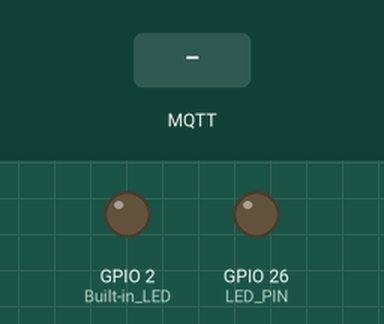
Bench run of a sketch on a simulated ESP32. Parts: output pins drawn as LEDs (lit = HIGH). The test bench sets the inputs (shaded band). WiFi joins after 1.5 s; servers stay silent unless stated; no MQTT or app messages arrive unless stated; what the sketch prints to the serial monitor is not drawn.

Above: at 2.8 s.
2.9 s: MQTT message "ON" arrives on the first subscribed topic
At 4.0 s:
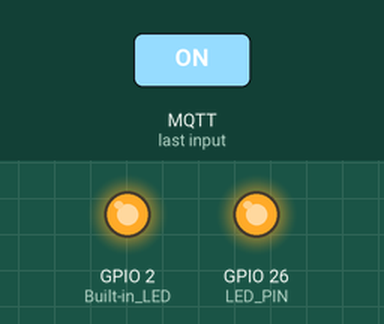
4.4 s: MQTT message "OFF" arrives on the first subscribed topic
At 5.1 s:
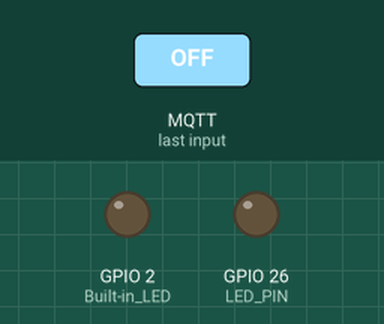
Timing chart, 0 to 7.4 s (numbered marks = the images above; inputs shaded):
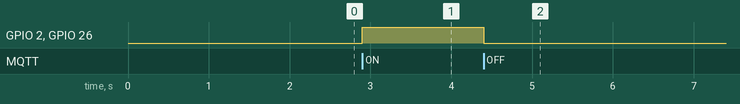

Measured:
- after the input at 2.9 s, GPIO 2 (Built-in_LED), GPIO 26 (LED_PIN): LOW → HIGH at once
- after the input at 4.4 s, GPIO 2 (Built-in_LED), GPIO 26 (LED_PIN): HIGH → LOW at once

The sketch:

Arduino_Code.ino
```cpp
#include <WiFi.h>
#include <WiFiClientSecure.h>
#include <PubSubClient.h>

// === CONFIGURATION SECTION ===

// 1)  WiFi credentials:
const char* ssid     = "Dairo";
const char* password = "Dairo2005";

// 2) MQTT Broker details:
const char* mqtt_server = "je1b6b22.ala.eu-central-1.emqxsl.com";
const int   mqtt_port   = 8883;

// 3) MQTT Authentication:
const char* mqtt_user     = "dairo";
const char* mqtt_password = "Dairo2828";

// 4) MQTT Topics:
const char* mqtt_topic_sub = "led/control";

// 5) LED pin:
const int LED_PIN = 26;


// ======================================================================
//  CA Certificate
static const char* ca_cert = \
"-----BEGIN CERTIFICATE-----\n"
"MIIDrzCCApegAwIBAgIQCDvgVpBCRrGhdWrJWZHHSjANBgkqhkiG9w0BAQUFADBh\n"
"MQswCQYDVQQGEwJVUzEVMBMGA1UEChMMRGlnaUNlcnQgSW5jMRkwFwYDVQQLExB3\n"
"d3cuZGlnaWNlcnQuY29tMSAwHgYDVQQDExdEaWdpQ2VydCBHbG9iYWwgUm9vdCBD\n"
"QTAeFw0wNjExMTAwMDAwMDBaFw0zMTExMTAwMDAwMDBaMGExCzAJBgNVBAYTAlVT\n"
"MRUwEwYDVQQKEwxEaWdpQ2VydCBJbmMxGTAXBgNVBAsTEHd3dy5kaWdpY2VydC5j\n"
"b20xIDAeBgNVBAMTF0RpZ2lDZXJ0IEdsb2JhbCBSb290IENBMIIBIjANBgkqhkiG\n"
"9w0BAQEFAAOCAQ8AMIIBCgKCAQEA4jvhEXLeqKTTo1eqUKKPC3eQyaKl7hLOllsB\n"
"CSDMAZOnTjC3U/dDxGkAV53ijSLdhwZAAIEJzs4bg7/fzTtxRuLWZscFs3YnFo97\n"
"nh6Vfe63SKMI2tavegw5BmV/Sl0fvBf4q77uKNd0f3p4mVmFaG5cIzJLv07A6Fpt\n"
"43C/dxC//AH2hdmoRBBYMql1GNXRor5H4idq9Joz+EkIYIvUX7Q6hL+hqkpMfT7P\n"
"T19sdl6gSzeRntwi5m3OFBqOasv+zbMUZBfHWymeMr/y7vrTC0LUq7dBMtoM1O/4\n"
"gdW7jVg/tRvoSSiicNoxBN33shbyTApOB6jtSj1etX+jkMOvJwIDAQABo2MwYTAO\n"
"BgNVHQ8BAf8EBAMCAYYwDwYDVR0TAQH/BAUwAwEB/zAdBgNVHQ4EFgQUA95QNVbR\n"
"TLtm8KPiGxvDl7I90VUwHwYDVR0jBBgwFoAUA95QNVbRTLtm8KPiGxvDl7I90VUw\n"
"DQYJKoZIhvcNAQEFBQADggEBAMucN6pIExIK+t1EnE9SsPTfrgT1eXkIoyQY/Esr\n"
"hMAtudXH/vTBH1jLuG2cenTnmCmrEbXjcKChzUyImZOMkXDiqw8cvpOp/2PV5Adg\n"
"06O/nVsJ8dWO41P0jmP6P6fbtGbfYmbW0W5BjfIttep3Sp+dWOIrWcBAI+0tKIJF\n"
"PnlUkiaY4IBIqDfv8NZ5YBberOgOzW6sRBc4L0na4UU+Krk2U886UAb3LujEV0ls\n"
"YSEY1QSteDwsOoBrp+uvFRTp2InBuThs4pFsiv9kuXclVzDAGySj4dzp30d8tbQk\n"
"CAUw7C29C79Fv1C5qfPrmAESrciIxpg0X40KPMbp1ZWVbd4=\n"
"-----END CERTIFICATE-----\n";
// ======================================================================


WiFiClientSecure espClient;
PubSubClient client(espClient);

void mqttCallback(char* topic, byte* payload, unsigned int length);
void reconnectMQTT();


void setup() {
  // 1) Initialize Serial for debugging
  Serial.begin(115200);
  delay(100);

  // 2) Configure the LED pin
  pinMode(LED_PIN, OUTPUT);
  pinMode(2, OUTPUT); // Built-in LED
  digitalWrite(LED_PIN, LOW);
  digitalWrite(2, LOW); // Turn OFF at start


  // 3) Connect to WiFi
  Serial.print("Connecting to WiFi SSID: ");
  Serial.print(ssid);
  Serial.print(" ... ");
  WiFi.begin(ssid, password);

  // Wait until connected
  while (WiFi.status() != WL_CONNECTED) {
    delay(500);
    Serial.print(".");
  }
  Serial.println("");
  Serial.print("WiFi connected. IP address: ");
  Serial.println(WiFi.localIP());

  // 4) Configure the MQTT client to use TLS with CA certificate
  espClient.setCACert(ca_cert);
  client.setServer(mqtt_server, mqtt_port);
  client.setCallback(mqttCallback);

  // 5) Attempt to connect to MQTT
  reconnectMQTT();
}


void loop() {
  // Ensure MQTT stays connected
  if (!client.connected()) {
    reconnectMQTT();
  }
  // Process incoming messages and keep-alive pings
  client.loop();
}


//======================================================================
// MQTT callback: called whenever a subscribed message arrives
//======================================================================
void mqttCallback(char* topic, byte* payload, unsigned int length) {
  String message;
  for (unsigned int i = 0; i < length; i++) {
    message += (char)payload[i];
  }
  message.trim();

  Serial.print("Message arrived [");
  Serial.print(topic);
  Serial.print("]: ");
  Serial.println(message);

  // If the message is  "ON", turn LED on; if "OFF", turn LED off
  if (message.equalsIgnoreCase("ON")) {
    digitalWrite(LED_PIN, HIGH);
    digitalWrite(2, HIGH);  // Built-in LED ON
    Serial.println("LEDs → ON");
  }
  else if (message.equalsIgnoreCase("OFF")) {
    digitalWrite(LED_PIN, LOW);
    digitalWrite(2, LOW);   // Built-in LED OFF
    Serial.println("LEDs → OFF");
}
  else {
    Serial.println("Unrecognized message..");
  }
}


//======================================================================
// Attempt (and re-attempt) to connect to MQTT broker
//======================================================================
void reconnectMQTT() {
  // Loop until connected
  while (!client.connected()) {
    Serial.print("Connecting to MQTT broker ");
    Serial.print(mqtt_server);
    Serial.print(":");
    Serial.print(mqtt_port);
    Serial.print(" ... ");

    // Attempt to connect with username/password
    if (client.connect("esp32", mqtt_user, mqtt_password)) {
      Serial.println("connected.");
      // Once connected, subscribe to the topic
      Serial.print("Subscribing to topic: ");
      Serial.println(mqtt_topic_sub);
      client.subscribe(mqtt_topic_sub);
    }
    else {
      Serial.print("failed, rc=");
      Serial.print(client.state());
      Serial.println(" → retrying in 5 seconds");
      // Wait 5 seconds before retrying
      delay(5000);
    }
  }
}
```
